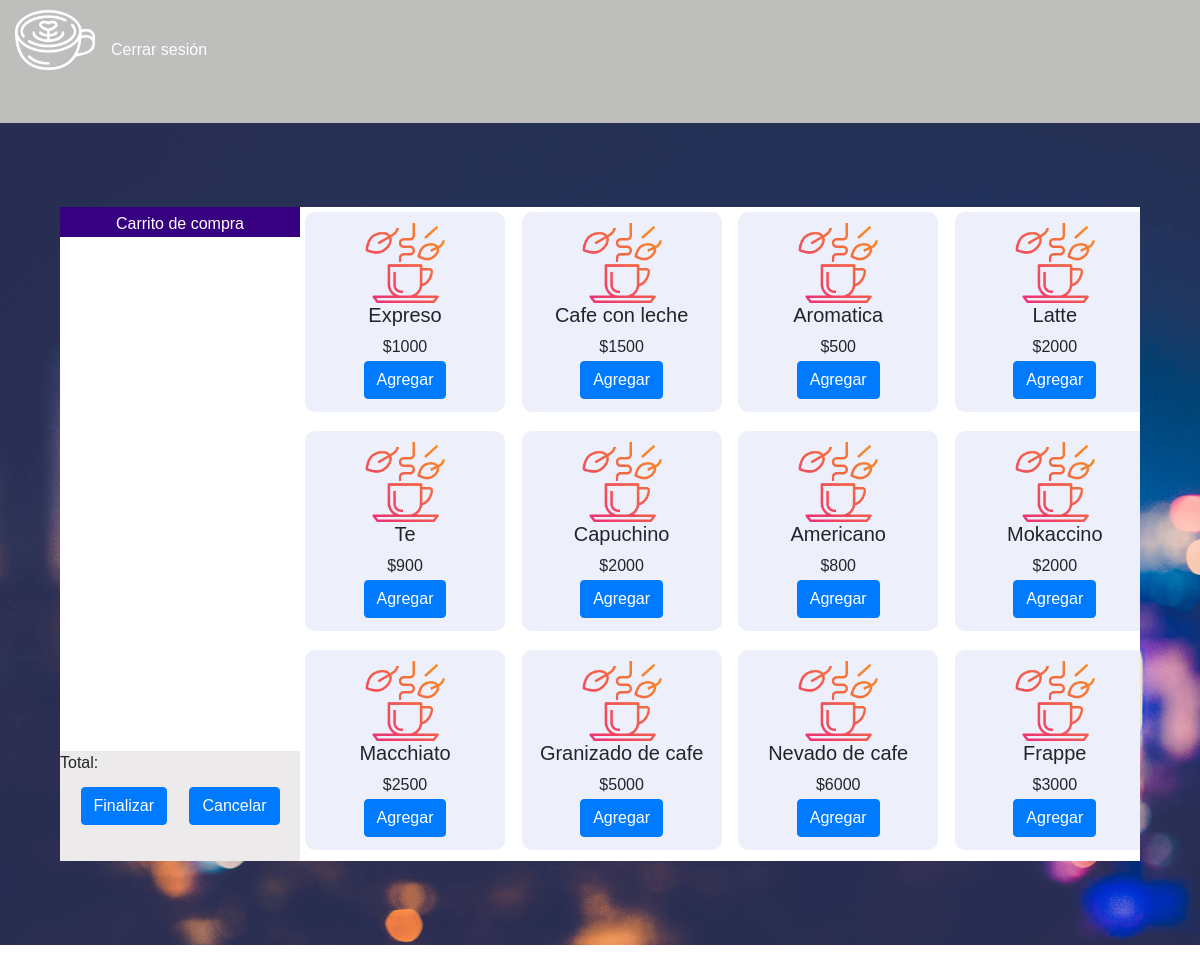
/ventas (signed in), run on the app's committed database.
### tables this page shows
CREATE TABLE productos (id INTEGER PRIMARY KEY AUTOINCREMENT NOT NULL, Nombre STRING NOT NULL, Precio STRING, Cantidad INT, URLimagen STRING CONSTRAINT "img/hot-tea.png" DEFAULT "img/hot-tea.png" NOT NULL);

### app.py (the view, shortened to what this page needs)
@app.route('/ventas', methods=['GET', 'POST'])
def ven():
    if 'username' in session:
        if request.method == 'GET':
            con = sqlite3.connect("brioche.db")
            con.row_factory = sqlite3.Row
            cur = con.cursor()
            cur.execute("select * from productos")
            productos = cur.fetchall()
            return render_template('html/ventas.html', productos=productos)
    else:
        return redirect(url_for('home'))

### templates/html/ventas.html (shortened to what this page needs)
<!DOCTYPE html>
<html lang="en">
<head>
    <link rel="stylesheet" href="{{url_for('static', filename='css/ventas.css')}}">
    <link rel="stylesheet" href="{{url_for('static', filename='css/nav.css')}}">
    <link rel="stylesheet" href="https://cdn.jsdelivr.net/npm/bootstrap@4.5.3/dist/css/bootstrap.min.css">
</head>
<body>
    <nav class="nav">
        <img src="{{url_for('static', filename='img/latte.png')}}" alt="">
        <a href="{{url_for('cerrarSesion')}}" class="nav-link">Cerrar sesión</a>
    </nav>
    <div class="contenido">
        <div class="ventas">
            <div class="carrito">
                <div class="tituloCarrito">Carrito de compra</div>
                <div class="listaCompra">
                </div>
                <div>
                    <div>Total:</div>
                </div>
                <div class="botonesVentas">
                    <button type="button" class="btn btn-primary" onclick="enviarFactura()">Finalizar</button>
                    <button type="button" class="btn btn-primary" onclick="limpiarCarrito()">Cancelar</button>
                </div>
            </div>
            <div class="productos">
                {% for producto in productos%}
                <div class="cuadroProducto">
                    <img src="{{url_for('static', filename=producto.URLimagen)}}" alt="" class="imagenProducto">
                    <h5 id="nombre{{producto.id}}">{{producto.nombre}}</h5>
                    <div id="precio{{producto.id}}" class="precio">${{producto.precio}}</div>
                    <button id="{{producto.id}}" type="button" class="btn btn-primary" onclick="agregarCarrito(this.id)">Agregar</button>
                </div>
                {%endfor%}
            </div>
        </div>
    </div>
</body>
</html>

### static/css/ventas.css (style rules this page uses)
* { margin: 0; padding: 0; box-sizing: border-box; }
.contenido { background-image: url(../img/background.jpg); background-size: cover; display: flex; align-items: center; justify-content: center; height: 88vh; min-width: 100vw; max-width: auto; }
.ventas { width: 90vw; height: 100vh; display: flex; align-items: center; justify-content: center; }
.carrito { background-color: rgb(236, 234, 234); height: 70vh; width: 20vw; }
.productos { background-color: white; height: 70vh; width: 70vw; display: grid; grid-template-columns: repeat(4, 1fr); grid-template-rows: auto; gap: 2%; padding: 5px; overflow: scroll; }
.cuadroProducto { background-color: rgb(237, 240, 250); height: 200px; width: 200px; display: flex; align-items: center; justify-content: center; flex-direction: column; border-radius: 10px; }
.imagenProducto { height: 80px; width: 80px; }
.tituloCarrito { padding-top: 5px; text-align: center; background-color: rgb(55, 0, 128); color: white; height: 30px; }
.listaCompra { overflow: scroll; height: 55vh; background-color: white; }
.botonesVentas { padding-top: 10px; display: flex; align-items: center; justify-content: space-evenly; }
.btn { margin: 2px; }

### static/css/nav.css (style rules this page uses)
* { margin: 0; padding: 0; box-sizing: border-box; font-family: "Montserrat", sans-serif; }
nav a { height: 10vh; margin-top: 30px; color: white; }
nav > img { width: 80px; height: 80px; margin-left: 15px; }
nav { background-color: #bebebc; }

### data on the page
productos: URLimagen (picture), nombre "Expreso", precio "1000"
productos: URLimagen (picture), nombre "Cafe con leche", precio "1500"
productos: URLimagen (picture), nombre "Aromatica", precio "500"
productos: URLimagen (picture), nombre "Latte", precio "2000"
productos: URLimagen (picture), nombre "Te", precio "900"
productos: URLimagen (picture), nombre "Capuchino", precio "2000"
productos: URLimagen (picture), nombre "Americano", precio "800"
productos: URLimagen (picture), nombre "Mokaccino", precio "2000"
productos: URLimagen (picture), nombre "Macchiato", precio "2500"
productos: URLimagen (picture), nombre "Granizado de cafe", precio "5000"
productos: URLimagen (picture), nombre "Nevado de cafe", precio "6000"
productos: URLimagen (picture), nombre "Frappe", precio "3000"
